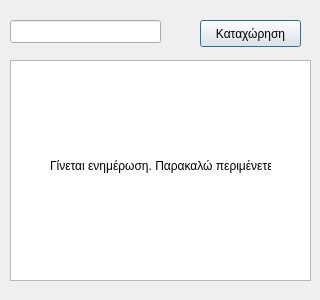
<?xml version="1.0" encoding="UTF-8"?>
<ui version="4.0">
 <class>apografiClass</class>
 <widget class="QDialog" name="apografiClass">
  <property name="geometry">
   <rect>
    <x>0</x>
    <y>0</y>
    <width>320</width>
    <height>300</height>
   </rect>
  </property>
  <property name="windowTitle">
   <string>Απογραφή</string>
  </property>
  <widget class="QLineEdit" name="lineScan">
   <property name="geometry">
    <rect>
     <x>10</x>
     <y>20</y>
     <width>151</width>
     <height>23</height>
    </rect>
   </property>
  </widget>
  <widget class="QTableWidget" name="tableWidget">
   <property name="geometry">
    <rect>
     <x>10</x>
     <y>60</y>
     <width>301</width>
     <height>221</height>
    </rect>
   </property>
  </widget>
  <widget class="QPushButton" name="pushButton">
   <property name="geometry">
    <rect>
     <x>200</x>
     <y>20</y>
     <width>101</width>
     <height>27</height>
    </rect>
   </property>
   <property name="text">
    <string>Καταχώρηση</string>
   </property>
  </widget>
  <widget class="QLabel" name="label">
   <property name="geometry">
    <rect>
     <x>50</x>
     <y>150</y>
     <width>221</width>
     <height>31</height>
    </rect>
   </property>
   <property name="text">
    <string>Γίνεται ενημέρωση. Παρακαλώ περιμένετε</string>
   </property>
  </widget>
 </widget>
 <layoutdefault spacing="6" margin="11"/>
 <resources/>
 <connections/>
</ui>
